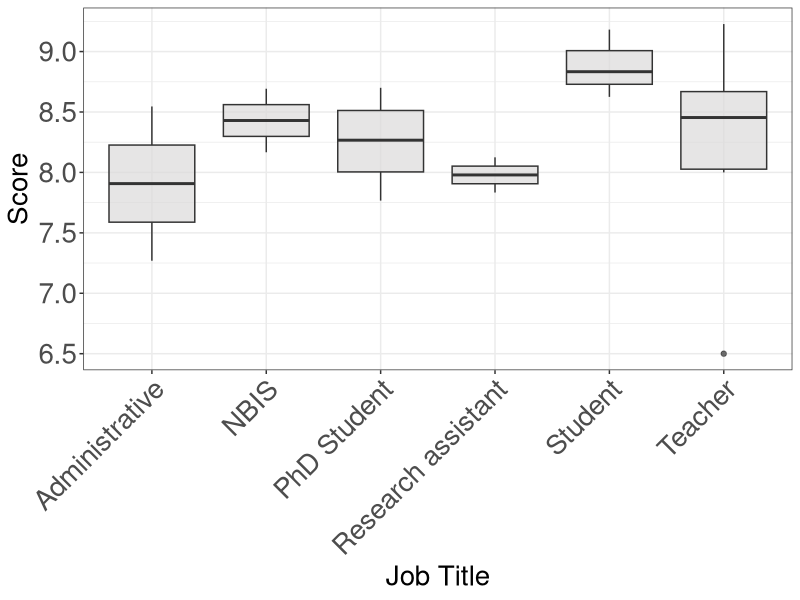
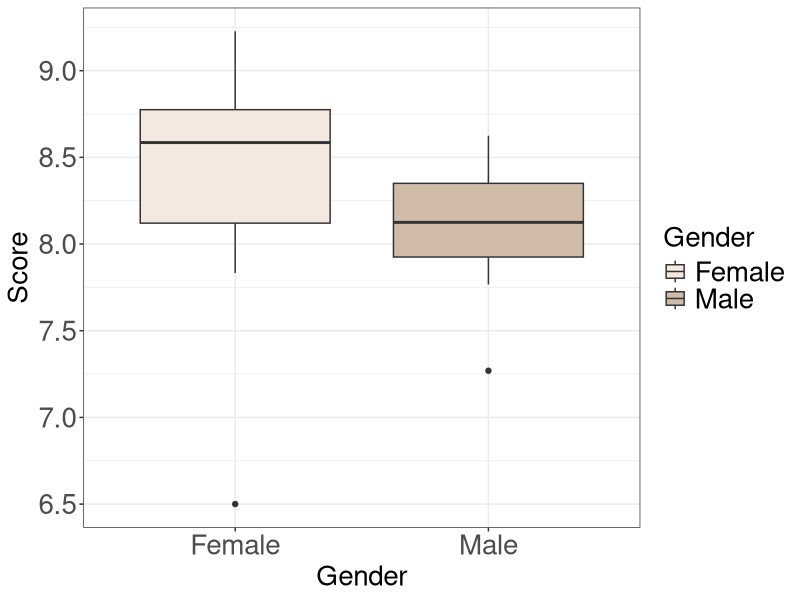
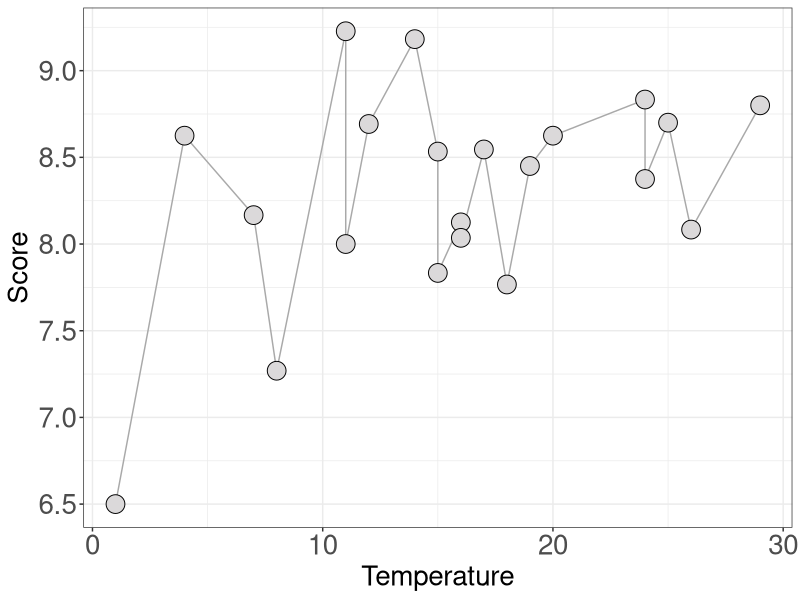

Write R code to recreate these figures, in order.
## ---- chunk 1
#| label: load-packages
#| message: false
library(dplyr)
library(ggplot2)
## ---- chunk 2
#| label: load-data
#| message: false

cake_data_raw <- read.csv("../data/2024_final_scores.tsv", sep = "\t", header = T)
## ---- chunk 3
#| label: prep-data
#| message: false

cake_data <- 
    cake_data_raw %>%
    mutate(month = format(as.Date(Date, format = "%Y-%m-%d"), "%m"))

n_cake <- nrow(cake_data)
## ---- chunk 4
#| label: cake origin country
#| message: false
swedish_yes <- 
    cake_data %>%
    filter(Nationality_of_the_cake == "Swedish") %>%
    count(Cake)

n_swedish <- nrow(swedish_yes)

swedish_no <- 
    cake_data %>%
    filter(Nationality_of_the_cake != "Swedish") %>%
    count(Cake)

n_world <- nrow(swedish_no)
## ---- chunk 5
#| content: valuebox
#| title: "Cakes"

list(
  icon = "cake",
  color = "#DDC3E3",
  value = n_cake
)
## ---- chunk 6
#| content: valuebox
#| title: "Swedish cakes"

list(
  icon = "cake-fill",
  color = "#F7E5B7",
  value = n_swedish
)
## ---- chunk 7
#| content: valuebox
#| title: "Global cakes"

list(
  icon = "cake-fill",
  color = "#CBD3AD",
  value = n_world
)
## ---- chunk 8
#| title: How much does your job title matter in baking?

cake_data %>%
    ggplot(aes(x = Job_group, y = Score)) +
    geom_boxplot(fill = "#DBD9DA", alpha = 0.7) +
    theme_minimal() +
    theme_bw() + 
    labs(x = "Job Title", y = "Score") + 
    theme(axis.text = element_text(size = 20),
    axis.text.x = element_text(size = 20, angle = 45, hjust = 1.0), 
    axis.title = element_text(size = 20),
    legend.text = element_text(size = 20), 
    legend.title = element_text(size = 20))
## ---- chunk 9
#| title: Who bakes better?

cake_data %>%
    ggplot(aes(x = Gender, y = Score, fill = Gender)) +
    geom_boxplot() +
    theme_minimal() +
    theme_bw() + 
    scale_fill_manual(values = c("#F5E8E1", "#D0BBA8")) + 
    labs(x = "Gender", y = "Score") + 
    theme(axis.text = element_text(size = 20),
    axis.title = element_text(size = 20),
    legend.text = element_text(size = 20), 
    legend.title = element_text(size = 20))
## ---- chunk 10
#| title: How does outdoor temperature influence final score?
cake_data %>%
    ggplot(aes(x = Temperature, y = Score)) +
    geom_line( color="darkgrey") +
    geom_point(shape=21, color="black", fill="#DBD9DA", size=6) + 
    theme_bw() + 
    theme(axis.text = element_text(size = 20),
    axis.title = element_text(size = 20),
    legend.text = element_text(size = 20), 
    legend.title = element_text(size = 20))
## ---- chunk 11
#| label: prepare cheesecakes

cheesecake_yes <- 
    cake_data %>%
    filter(Cheesecake == "yes")

cheesecake_yes %>%
  select(Cake, Score) %>%
  arrange(desc(Score))
## ---- chunk 12
#| label: Berry cakes

berries_yes <- 
    cake_data %>%
    filter(Berries == "yes")

berries_yes %>%
  select(Cake, Score) %>%
  arrange(Score)
## ---- chunk 13
#| label: Chocolate cakes

choco_yes <- 
    cake_data %>%
    filter(Chocolate == "yes")

choco_yes %>%
  select(Cake, Score) %>%
  arrange(desc(Score))
